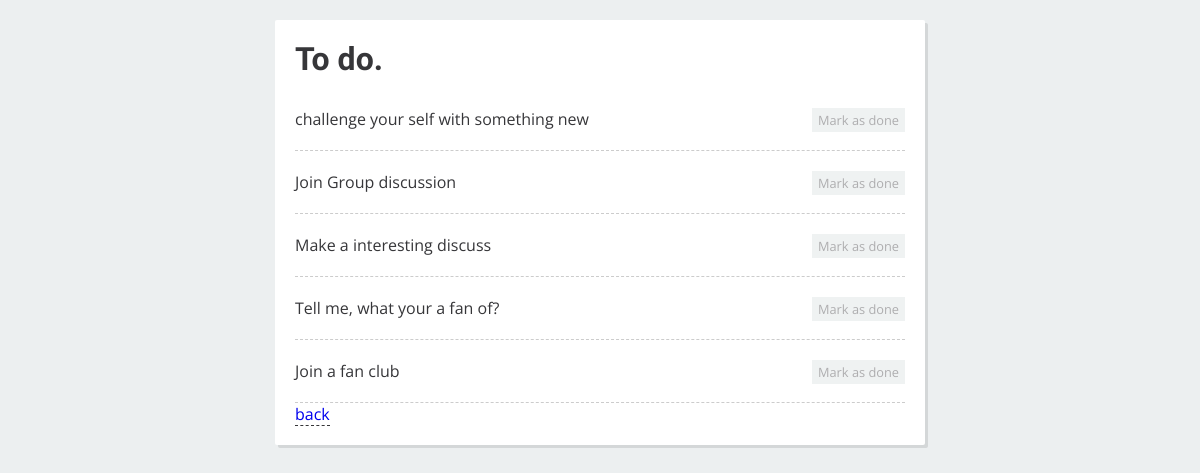
The app's page /todolist/progress2.php with its own data.
### tables this page shows
CREATE TABLE `progress2` (
  `ID` int(11) NOT NULL,
  `name` varchar(50) NOT NULL,
  `done` tinyint(1) DEFAULT NULL,
  `user` int(11) NOT NULL
);

### todolist/progress2.php (the view, shortened to what this page needs)
<?php
	require_once 'app/init.php';
	$itemsQuery = $db->prepare("
		SELECT ID, name, done
		FROM progress2
		WHERE user = :user
	");
	$itemsQuery->execute([
		'user' => $_SESSION['user_id']
	]);
	$progress2 = $itemsQuery->rowCount() ? $itemsQuery : [];
?>
<!DOCTYPE html>
<html lang="en">
	<head>
		<link rel="stylesheet" href="<?php testParsing(); ?>">
	</head>
	<body>
		<div class="list">
			<h1 class="header"> To do.</h1>
			<?php if(!empty($progress2)): ?>
			<ul class="items">
				<?php foreach($progress2 as $item): ?>
				<li>
					<span class="item<?php echo $item['done'] ? ' done' : ''?>"> <?php echo parse($item['name']); ?></span>
					<?php if(!$item['done']): ?>
						<a class="done-button" href="mark2.php?as=done&item=<?php echo $item['ID']; ?>">Mark as done</a>
					<?php else: ?>
						<a class="undone-button" href="mark2.php?as=undone&item=<?php echo $item['ID']; ?>">Mark as undone</a>
					<?php endif; ?>
				</li>
				<?php endforeach; ?>
			</ul>
			<?php else: ?>
				<p>You haven't added any items yet.</p>
			<?php endif; ?>
			<form class="item-add" action="add.php" method="POST">
				 <a  href="http://localhost/famcare/index.php/Welcome/courses">back</a>
			</form>
		</div>
	</body>
</html>

### todolist/app/init.php (shortened to what this page needs)
<?php
	$parsingEnabled = false;
	function testParsing() {
		global $parsingEnabled;
		if ($parsingEnabled == true) {
			echo 'css/main-parse.css';
		} else {
			echo 'css/main.css';
		}
	}
	function parse($string) {
		global $parsingEnabled;
		if ($parsingEnabled == true) {
			$Parser = new Parsedown();
			echo $Parser->text($string);
		} else {
			echo $string;
		}
	}
?>

### todolist/css/main.css (style rules this page uses)
body { background-color: #eceff0; }
body, input { font: 1em "Open Sans", sans-serif; color: #363639; }
a { text-decoration: none; border-bottom: 1px dashed #363639; }
.list { background-color: #ffffff; margin: 20px auto; width: 100%; max-width: 650px; padding: 20px; border-radius: 2px; box-shadow: 3px 3px 0 rgba(0, 0, 0, .1); box-sizing: border-box; }
.list .header { font-family: "Shadows Into Light Two", cursive; margin: 0 0 10px 0; }
.items { margin: 0; padding: 0; list-style-type: none; }
.items li, .item-add .input { border: 0; border-bottom: 1px dashed #ccc; padding: 20px 0; }
.done-button, .undone-button { display: inline-block; font-size: 0.8em; background-color: #d9dfe1; color: #363639; padding: 3px 6px; border: 0px; opacity: 0.4; float: right; }

### records on screen
progress2: name "challenge your self with something new"
progress2: name "Join Group discussion"
progress2: name "Make a interesting discuss"
progress2: name "Tell me, what your a fan of?"
progress2: name "Join a fan club"
